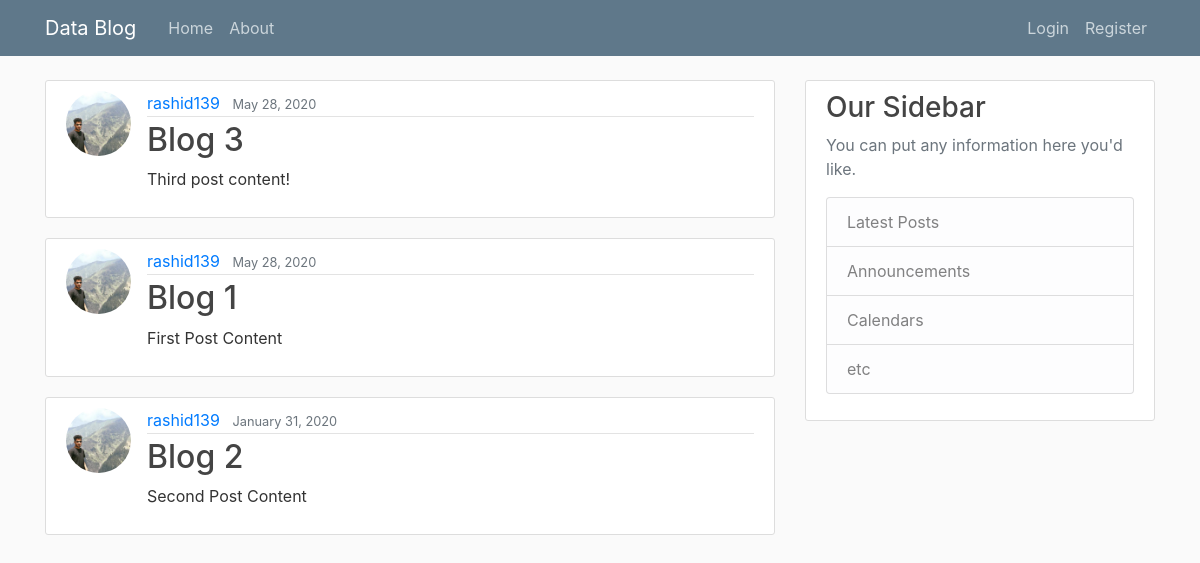
Before: / with the older database file.
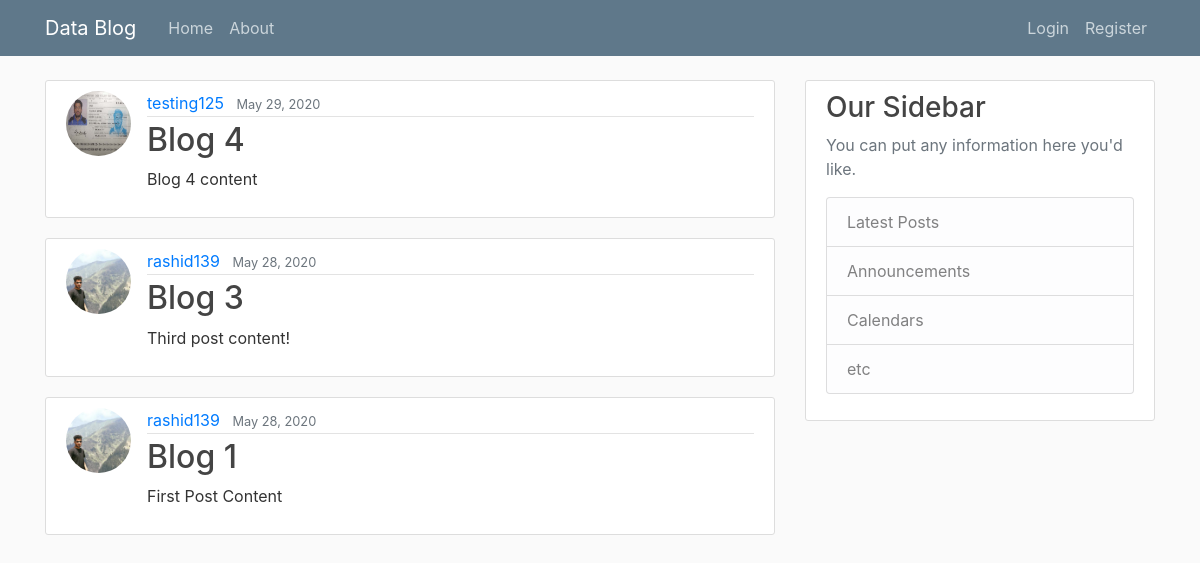
After: the same page with the newer database file.
### blog/models.py (models this page shows, shortened)
class Post(models.Model):
    title = models.CharField(max_length = 100)
    content = models.TextField()
    date_posted = models.DateTimeField(default=timezone.now)
    author = models.ForeignKey(User, on_delete=models.CASCADE)

### users/models.py (models this page shows, shortened)
class Profile(models.Model):
    user = models.OneToOneField(User, on_delete = models.CASCADE)
    image = models.ImageField(default='default.jpg', upload_to='profile_pics')

### blog/views.py (the view)
# urls.py: path('', views.PostListView.as_view(), name = 'blog-home'),
class PostListView(ListView):
    model = Post
    template_name = 'blog/home.html'
    context_object_name = 'posts'
    ordering = ['-date_posted']

### blog/templates/blog/home.html
{% extends 'blog/base.html' %}
{% block content %}
    {% for post in posts %}
    <article class="media content-section">
        <img class="rounded-circle article-img" src="{{ post.author.profile.image.url }}">
        <div class="media-body">
          <div class="article-metadata">
            <a class="mr-2" href="#">{{ post.author }}</a>
            <small class="text-muted">{{ post.date_posted | date:"F d, Y" }}</small>
          </div>
          <h2><a class="article-title" href="{% url 'post-detail' post.id %}">{{ post.title }}</a></h2>
          <p class="article-content">{{ post.content }}</p>
        </div>
      </article>
    {% endfor %}
{% endblock %}}

### blog/templates/blog/base.html (shortened to what this page needs)
{% load static %}
<!DOCTYPE html>
<html lang="en">
<head>
    <link rel="stylesheet" href="https://maxcdn.bootstrapcdn.com/bootstrap/4.0.0/css/bootstrap.min.css">
    <link rel="stylesheet" type="text/css" href="{% static 'blog/main.css' %}">
</head>
<body>
    <header class="site-header">
        <nav class="navbar navbar-expand-md navbar-dark bg-steel fixed-top">
          <div class="container">
            <a class="navbar-brand mr-4" href="{% url 'blog-home' %}">Data Blog</a>
            <div class="collapse navbar-collapse" id="navbarToggle">
              <div class="navbar-nav mr-auto">
                <a class="nav-item nav-link" href="{% url 'blog-home' %}">Home</a>
                <a class="nav-item nav-link" href="{% url 'blog-about' %}">About</a>
              </div>
              <div class="navbar-nav">
                {% if user.is_authenticated %}
                <a class="nav-item nav-link" href="{% url 'post-create' %}">New Post</a>
                <a class="nav-item nav-link" href="{% url 'profile' %}">Profile</a>
                <a class="nav-item nav-link" href="{% url 'logout' %}">Logout</a>
                {% else %}
                    <a class="nav-item nav-link" href="{% url 'login' %}">Login</a>
                    <a class="nav-item nav-link" href="{% url 'register' %}">Register</a>
                {% endif %}
              </div>
            </div>
          </div>
        </nav>
    </header>
    <main role="main" class="container">
        <div class="row">
          <div class="col-md-8">
            {% block content %}{% endblock %}
          </div>
          <div class="col-md-4">
            <div class="content-section">
              <h3>Our Sidebar</h3>
              <p class='text-muted'>You can put any information here you'd like.
                <ul class="list-group">
                  <li class="list-group-item list-group-item-light">Latest Posts</li>
                  <li class="list-group-item list-group-item-light">Announcements</li>
                  <li class="list-group-item list-group-item-light">Calendars</li>
                  <li class="list-group-item list-group-item-light">etc</li>
                </ul>
              </p>
            </div>
          </div>
        </div>
    </main>
</body>
</html>

### blog/static/blog/main.css (style rules this page uses)
body { background: #fafafa; color: #333333; margin-top: 5rem; }
h1, h2, h3, h4, h5, h6 { color: #444444; }
ul { margin: 0; }
.bg-steel { background-color: #5f788a; }
.site-header .navbar-nav .nav-link { color: #cbd5db; }
.content-section { background: #ffffff; padding: 10px 20px; border: 1px solid #dddddd; border-radius: 3px; margin-bottom: 20px; }
.article-title { color: #444444; }
.article-content { white-space: pre-line; }
.article-img { height: 65px; width: 65px; margin-right: 16px; }
.article-metadata { padding-bottom: 1px; margin-bottom: 4px; border-bottom: 1px solid #e3e3e3 }

Changed rows visible on the page:
removed Post: author.profile.image (picture), author "rashid139", date_posted "January 31, 2020", title "Blog 2", content "Second Post Content"
added Post: author.profile.image (placeholder picture), author "testing125", date_posted "May 29, 2020", title "Blog 4", content "Blog 4 content"
